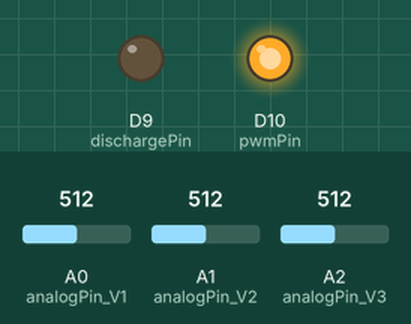
Bench run of a sketch on a simulated Arduino Zero (SAMD21). Parts: output pins drawn as LEDs (lit = HIGH). The test bench sets the inputs (shaded band); at power-on: A0 (analogPin_V1) = 512, A1 (analogPin_V2) = 512, A2 (analogPin_V3) = 512 (analog values on the 0–1023 scale). What the sketch prints to the serial monitor is not drawn.

Above: at 1.5 s.
At 10.4 s:
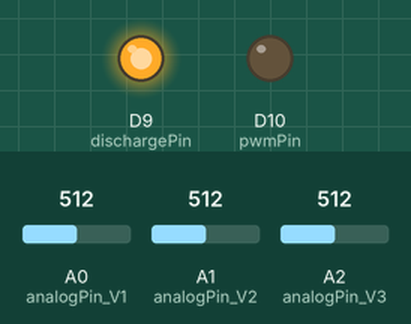
Timing chart, 0 to 23.3 s (numbered marks = the images above):
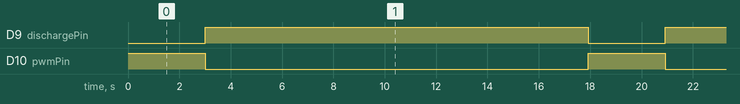

The sketch:

ESP3903.ino
```cpp
#include <SoftwareSerial.h>

SoftwareSerial Bluetooth(11, 12); // RX, TX for Bluetooth
const int pwmPin = 10;            // PWM output for square wave
const int dischargePin = 9;       // Controls the discharge transistor
const int analogPin_V1 = A0;      // Voltage reading across the Resistor
const int analogPin_V2 = A1;      // Voltage reading across the LED
const int analogPin_V3 = A2;      // Voltage reading across the LED

float voltageData[2000]; // Array for voltage data (adjust size if needed)
float currentData[2000]; // Array for current data (adjust size if needed)
int dataIndex = 0;      // Track number of data points collected

void setup() {
    pinMode(pwmPin, OUTPUT);
    pinMode(dischargePin, OUTPUT);
    analogReadResolution(14);
    Serial.begin(9600);
    Bluetooth.begin(9600);
}

void loop() {
    // Generate a square wave at ~1kHz
    digitalWrite(pwmPin, HIGH);
    digitalWrite(dischargePin, LOW);
    delayMicroseconds(3000000); // Wait a short time after setting HIGH

    // Collect data for a specific duration or number of samples
    digitalWrite(pwmPin, LOW);
    digitalWrite(dischargePin, HIGH);
    unsigned long startTime = millis();
    while (millis() - startTime < 3000) { // Loop for 3 seconds
        float V1 = analogRead(analogPin_V1) * (5.0 / 16383.0);
        float V2 = analogRead(analogPin_V2) * (5.0 / 16383.0);
        float V3 = analogRead(analogPin_V3) * (5.0 / 16383.0);

        float voltage_LED = V2 - V3;
        float voltage_R = V1 - V2;
        float current_LED = voltage_R / 200;

        if (dataIndex < 600) {  // Prevent overflow
            voltageData[dataIndex] = voltage_LED;
            currentData[dataIndex] = current_LED;
            Serial.println(current_LED);
            dataIndex++;
        }
        delay(1);
    }

    Bluetooth.println("START");
    // Send all data over Bluetooth
    for (int i = 0; i < dataIndex; i++) {
        Bluetooth.print(voltageData[i], 4);
        Bluetooth.print(",");
        Bluetooth.print(currentData[i], 7);
        Bluetooth.println(";");
    }

    // Send stop token
    Bluetooth.println("STOP");
    Serial.println("STOP");
    // Serial.println(dataIndex);

    // Reset data index for the next collection
    dataIndex = 0;
    delay(100);  // Optional: Delay before the next collection cycle
}
```

Measured:
- by itself, D9 (dischargePin): alternates HIGH for 14.9 s and LOW for 3.0 s
- by itself, D10 (pwmPin): alternates HIGH for 3.0 s and LOW for 14.9 s
